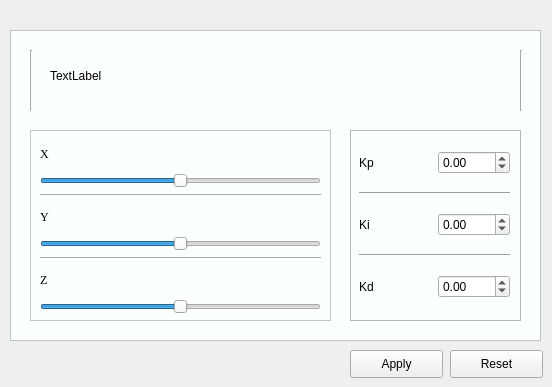
    <widget class="QWidget" name="tab_2">
     <attribute name="title">
      <string>Tab 2</string>
     </attribute>
     <widget class="QFrame" name="frame_8">
      <property name="geometry">
       <rect>
        <x>10</x>
        <y>30</y>
        <width>531</width>
        <height>311</height>
       </rect>
      </property>
      <property name="styleSheet">
       <string notr="true">QFrame{
	background-color: rgb(252, 255, 255);
}</string>
      </property>
      <property name="frameShape">
       <enum>QFrame::StyledPanel</enum>
      </property>
      <property name="frameShadow">
       <enum>QFrame::Plain</enum>
      </property>
      <widget class="QLabel" name="pid_set_info_4">
       <property name="geometry">
        <rect>
         <x>40</x>
         <y>20</y>
         <width>451</width>
         <height>51</height>
        </rect>
       </property>
       <property name="text">
        <string>TextLabel</string>
       </property>
      </widget>
      <widget class="Line" name="line_31">
       <property name="geometry">
        <rect>
         <x>20</x>
         <y>20</y>
         <width>3</width>
         <height>61</height>
        </rect>
       </property>
       <property name="orientation">
        <enum>Qt::Vertical</enum>
       </property>
      </widget>
      <widget class="Line" name="line_32">
       <property name="geometry">
        <rect>
         <x>510</x>
         <y>20</y>
         <width>3</width>
         <height>61</height>
        </rect>
       </property>
       <property name="orientation">
        <enum>Qt::Vertical</enum>
       </property>
      </widget>
      <widget class="QFrame" name="frame_9">
       <property name="geometry">
        <rect>
         <x>20</x>
         <y>100</y>
         <width>301</width>
         <height>191</height>
        </rect>
       </property>
       <property name="font">
        <font>
         <family>Times New Roman</family>
         <pointsize>9</pointsize>
        </font>
       </property>
       <property name="frameShape">
        <enum>QFrame::StyledPanel</enum>
       </property>
       <property name="frameShadow">
        <enum>QFrame::Plain</enum>
       </property>
       <widget class="QWidget" name="layoutWidget_3">
        <property name="geometry">
         <rect>
          <x>10</x>
          <y>10</y>
          <width>281</width>
          <height>174</height>
         </rect>
        </property>
        <layout class="QVBoxLayout" name="verticalLayout_5">
         <item>
          <widget class="QLabel" name="label_19">
           <property name="font">
            <font>
             <family>Times New Roman</family>
             <pointsize>9</pointsize>
            </font>
           </property>
           <property name="text">
            <string>X</string>
           </property>
          </widget>
         </item>
         <item>
          <widget class="QSlider" name="slider_yaw_4">
           <property name="cursor">
            <cursorShape>SizeHorCursor</cursorShape>
           </property>
           <property name="minimum">
            <number>-45</number>
           </property>
           <property name="maximum">
            <number>45</number>
           </property>
           <property name="singleStep">
            <number>0</number>
           </property>
           <property name="orientation">
            <enum>Qt::Horizontal</enum>
           </property>
          </widget>
         </item>
         <item>
          <widget class="Line" name="line_33">
           <property name="orientation">
            <enum>Qt::Horizontal</enum>
           </property>
          </widget>
         </item>
         <item>
          <widget class="QLabel" name="label_23">
           <property name="font">
            <font>
             <family>Times New Roman</family>
             <pointsize>9</pointsize>
            </font>
           </property>
           <property name="text">
            <string>Y</string>
           </property>
          </widget>
         </item>
         <item>
          <widget class="QSlider" name="slider_roll_4">
           <property name="cursor">
            <cursorShape>SizeHorCursor</cursorShape>
           </property>
           <property name="minimum">
            <number>-45</number>
           </property>
           <property name="maximum">
            <number>45</number>
           </property>
           <property name="singleStep">
            <number>0</number>
           </property>
           <property name="orientation">
            <enum>Qt::Horizontal</enum>
           </property>
          </widget>
         </item>
         <item>
          <widget class="Line" name="line_34">
           <property name="orientation">
            <enum>Qt::Horizontal</enum>
           </property>
          </widget>
         </item>
         <item>
          <widget class="QLabel" name="label_24">
           <property name="font">
            <font>
             <family>Times New Roman</family>
             <pointsize>9</pointsize>
            </font>
           </property>
           <property name="text">
            <string>Z</string>
           </property>
          </widget>
         </item>
         <item>
          <widget class="QSlider" name="slider_pitch_4">
           <property name="cursor">
            <cursorShape>SizeHorCursor</cursorShape>
           </property>
           <property name="minimum">
            <number>-45</number>
           </property>
           <property name="maximum">
            <number>45</number>
           </property>
           <property name="singleStep">
            <number>1</number>
           </property>
           <property name="orientation">
            <enum>Qt::Horizontal</enum>
           </property>
          </widget>
         </item>
        </layout>
       </widget>
      </widget>
     </widget>
     <widget class="QFrame" name="frame_10">
      <property name="geometry">
       <rect>
        <x>350</x>
        <y>130</y>
        <width>171</width>
        <height>191</height>
       </rect>
      </property>
      <property name="frameShape">
       <enum>QFrame::StyledPanel</enum>
      </property>
      <property name="frameShadow">
       <enum>QFrame::Plain</enum>
      </property>
      <widget class="QWidget" name="gridLayoutWidget_5">
       <property name="geometry">
        <rect>
         <x>9</x>
         <y>9</y>
         <width>151</width>
         <height>171</height>
        </rect>
       </property>
       <layout class="QGridLayout" name="gridLayout_5">
        <item row="2" column="1">
         <widget class="QDoubleSpinBox" name="SpinBox_ki_4">
          <property name="minimum">
           <double>-20.000000000000000</double>
          </property>
          <property name="maximum">
           <double>20.000000000000000</double>
          </property>
          <property name="singleStep">
           <double>0.010000000000000</double>
          </property>
          <property name="value">
           <double>0.000000000000000</double>
          </property>
         </widget>
        </item>
        <item row="4" column="1">
         <widget class="QDoubleSpinBox" name="SpinBox_kd_4">
          <property name="minimum">
           <double>-20.000000000000000</double>
          </property>
          <property name="maximum">
           <double>20.000000000000000</double>
          </property>
          <property name="singleStep">
           <double>0.010000000000000</double>
          </property>
          <property name="value">
           <double>0.000000000000000</double>
          </property>
         </widget>
        </item>
        <item row="0" column="1">
         <widget class="QDoubleSpinBox" name="SpinBox_kp_4">
          <property name="minimum">
           <double>-20.000000000000000</double>
          </property>
          <property name="maximum">
           <double>20.000000000000000</double>
          </property>
          <property name="singleStep">
           <double>0.010000000000000</double>
          </property>
          <property name="value">
           <double>0.000000000000000</double>
          </property>
         </widget>
        </item>
        <item row="1" column="0" colspan="2">
         <widget class="Line" name="line_37">
          <property name="orientation">
           <enum>Qt::Horizontal</enum>
          </property>
         </widget>
        </item>
        <item row="0" column="0">
         <widget class="QLabel" name="label_27">
          <property name="text">
           <string>Kp</string>
          </property>
          <property name="buddy">
           <cstring>SpinBox_kp_1</cstring>
          </property>
         </widget>
        </item>
        <item row="4" column="0">
         <widget class="QLabel" name="label_25">
          <property name="text">
           <string>Kd</string>
          </property>
          <property name="buddy">
           <cstring>SpinBox_kd_1</cstring>
          </property>
         </widget>
        </item>
        <item row="3" column="0" colspan="2">
         <widget class="Line" name="line_35">
          <property name="orientation">
           <enum>Qt::Horizontal</enum>
          </property>
         </widget>
        </item>
        <item row="2" column="0">
         <widget class="QLabel" name="label_26">
          <property name="text">
           <string>Ki</string>
          </property>
          <property name="buddy">
           <cstring>SpinBox_ki_1</cstring>
          </property>
         </widget>
        </item>
       </layout>
      </widget>
     </widget>
     <widget class="QPushButton" name="Reset_4">
      <property name="geometry">
       <rect>
        <x>450</x>
        <y>350</y>
        <width>93</width>
        <height>28</height>
       </rect>
      </property>
      <property name="text">
       <string>Reset</string>
      </property>
     </widget>
     <widget class="QPushButton" name="Apply_4">
      <property name="geometry">
       <rect>
        <x>350</x>
        <y>350</y>
        <width>93</width>
        <height>28</height>
       </rect>
      </property>
      <property name="text">
       <string>Apply</string>
      </property>
     </widget>
    </widget>
